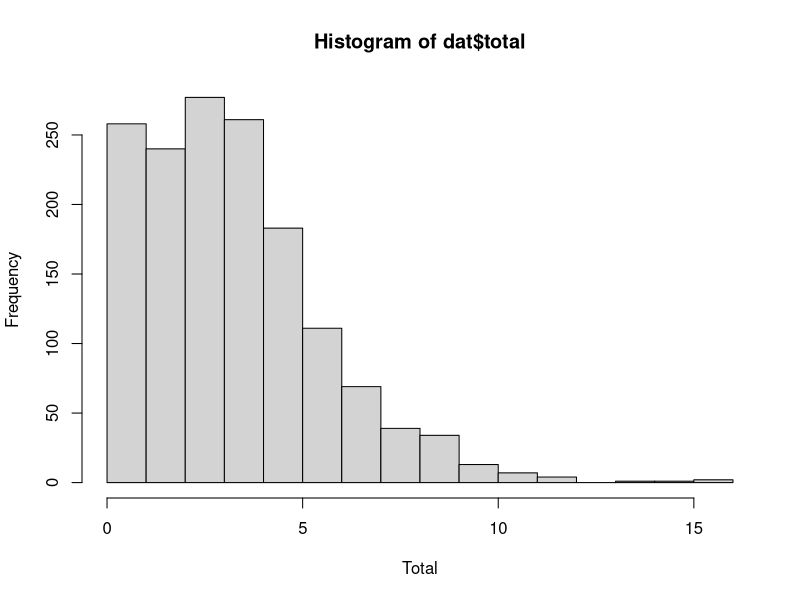
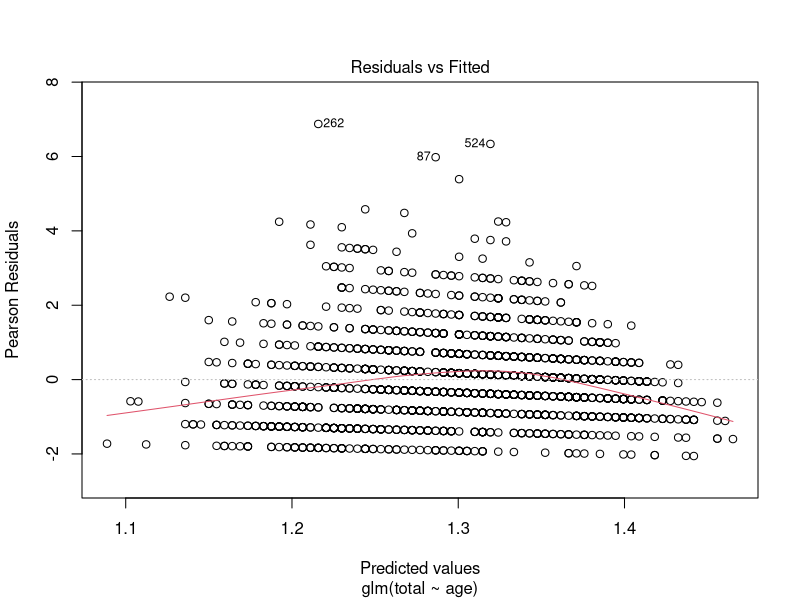
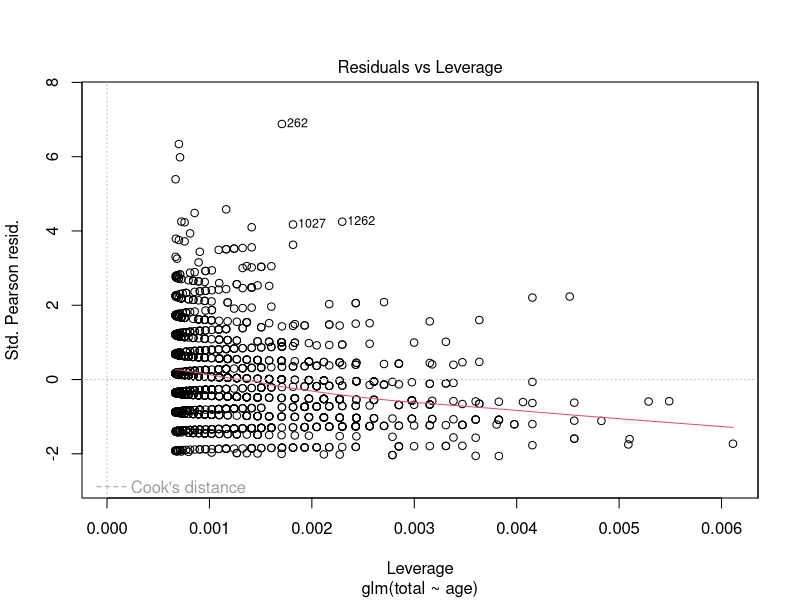
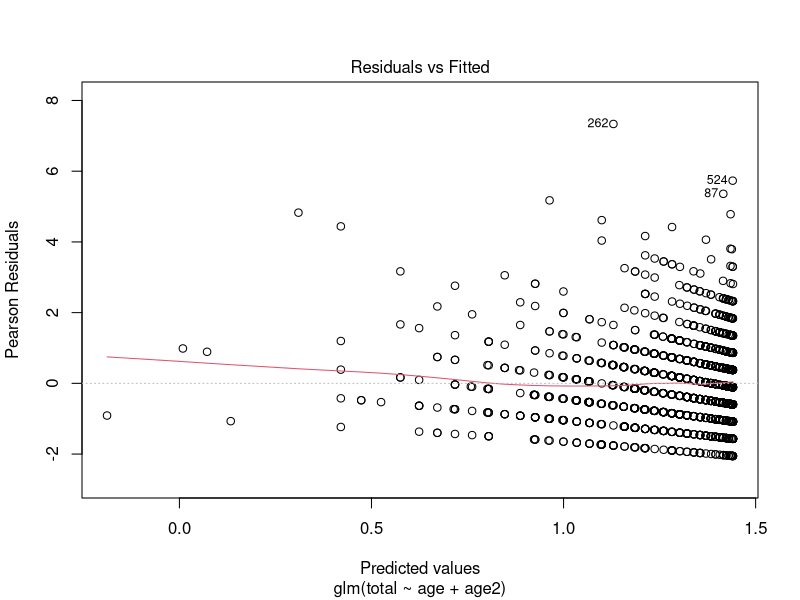
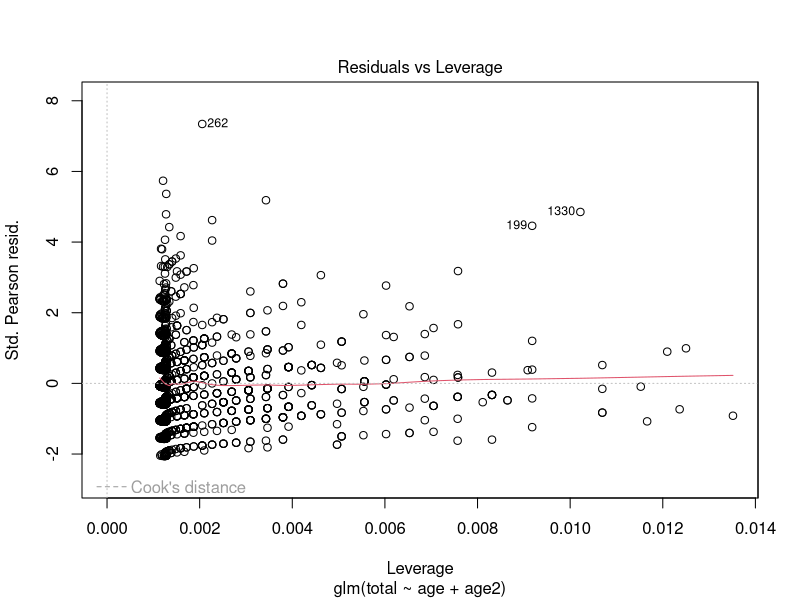
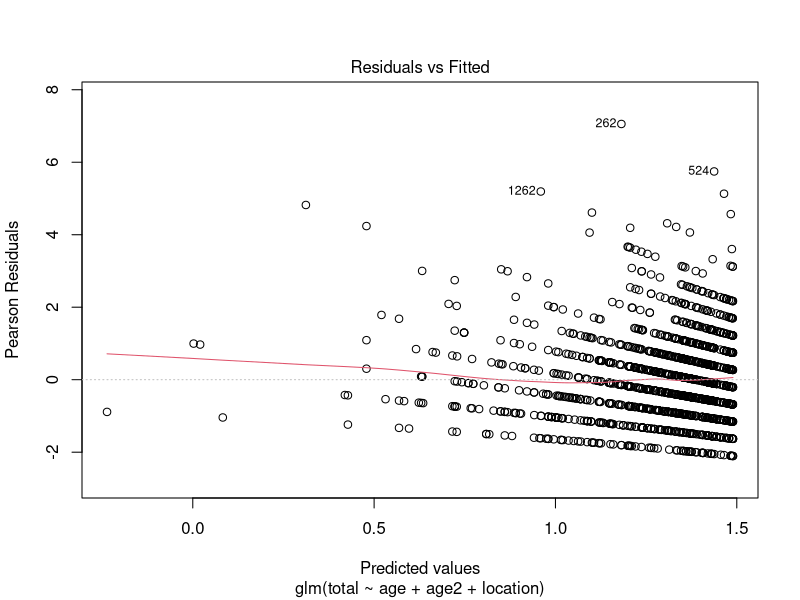
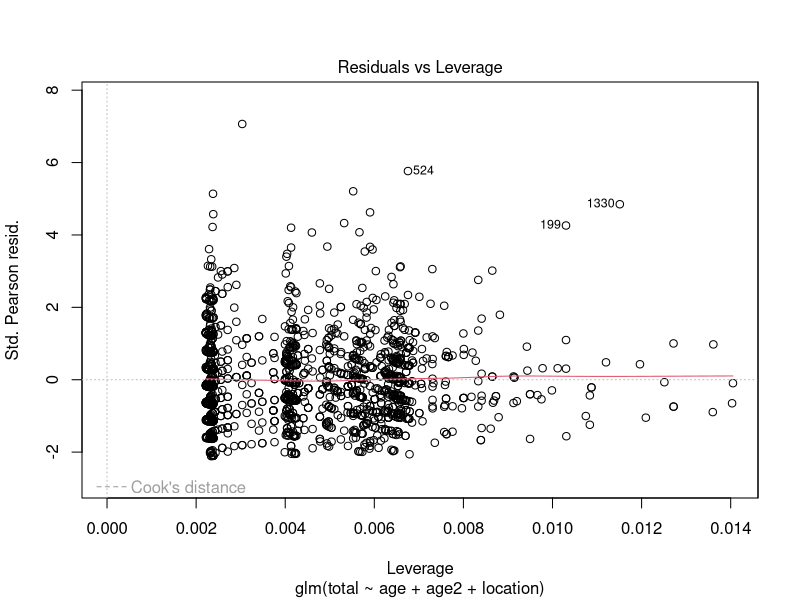
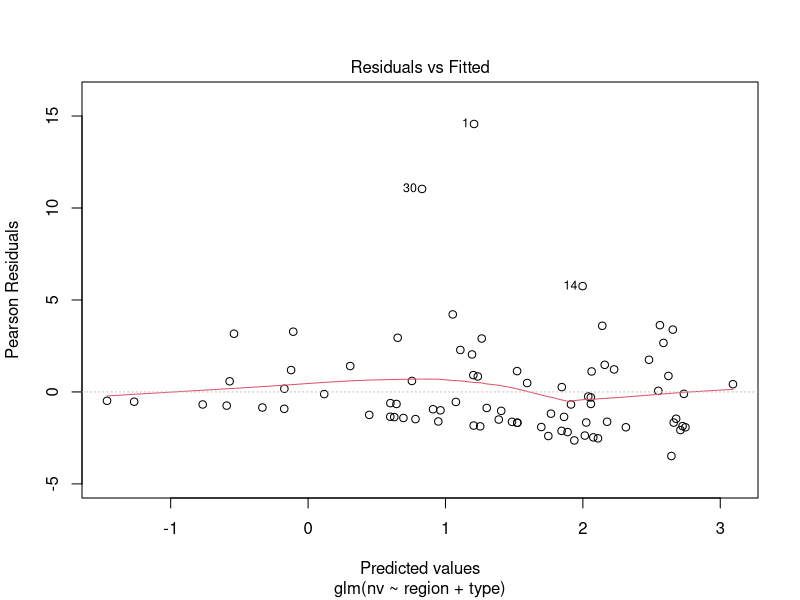

Write the R code that produced these figures, in order.
## ---- chunk 1
# borrows heavily from https://bookdown.org/roback/bookdown-BeyondMLR/ch-poissonreg.html#sec-overdispPois
knitr::opts_chunk$set(echo = TRUE, message=FALSE, warning=FALSE)
## ---- chunk 2
library(tidyverse)
library(magrittr)

dat = read.csv('../../data/households.csv')
dat %>% head
## ---- chunk 3
hist(dat$total,xlab='Total')
## ---- chunk 4
mod = glm(total~age, data=dat, family=poisson)
summary(mod)
plot(mod,which=c(1,5))
## ---- chunk 5
dat %<>% mutate(age2 = age^2)
mod = glm(total~age+age2, data=dat, family=poisson)
summary(mod)
plot(mod,which=c(1,5))
## ---- chunk 6
rejection.threshold = qchisq(.95,1)
delta.d = 137
print(delta.d > rejection.threshold)
## ---- chunk 7
dat %<>% mutate(age2 = age^2)
mod = glm(total~age+age2+location, data=dat, family=poisson)
summary(mod)
plot(mod,which=c(1,5))
## ---- chunk 8
pchisq(13,4,lower.tail = FALSE)
## ---- chunk 9
dat = read.csv('../../data/campus_crime.csv')
dat$region = ifelse(dat$region=='SE','S',dat$region)
dat$region = ifelse(dat$region=='SW','S',dat$region)
dat %>% head
## ---- chunk 10
mod = glm(nv ~ region + type, offset=log(enroll1000), data=dat, family=poisson )
summary(mod)

plot(mod,which=c(1,5))

# Points 1,3, and 30 are highly influential, so cut
dat = dat[-c(1,3,30),]
mod = glm(nv ~ region + type, offset=log(enroll1000), data=dat, family=poisson )
summary(mod)

plot(mod,which=c(1,5))

rate.ratios = exp(mod$coefficients)
rate.ratios
## ---- chunk 11
summ = dat %>% group_by(type,region) %>% summarize(mn=mean(nv),vr=var(nv))
plot(summ$mn,summ$vr,xlab='Mean',ylab='Var')
lines(seq(0,12,1),seq(0,12,1),lty=2)
## ---- chunk 12
mod.quasipois = glm(nv ~ region + type, offset=log(enroll1000), data=dat, family=quasipoisson )
summary(mod.quasipois)
## ---- chunk 13
mod.negbinom = MASS::glm.nb(nv ~ region + type + offset(log(enroll1000)), data=dat)
summary(mod.negbinom)

plot(mod.negbinom,which=5)
## ---- chunk 14
dat = read.csv('../../data/weekend_drinks.csv')
dat %>% head
hist(dat$drinks)
pmf = dpois(seq(0,20,1),mean(dat$drinks))
pmf = 5*pmf/max(pmf)
lines(pmf,col='red')
## ---- chunk 15
mod.zip = pscl::zeroinfl(drinks ~ off.campus + sex|first.year, data = dat)
summary(mod.zip)

mod.nozip = glm(drinks ~ off.campus + sex, data = dat, family=poisson)
summary(mod.nozip)

exp(mod.zip$coefficients$count)
exp(mod.nozip$coefficients)
